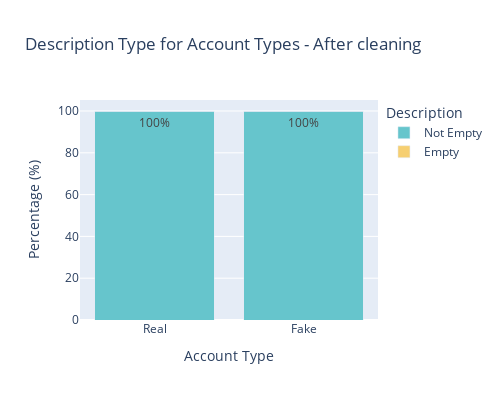

The cell this chart's notebook holds for it:
### Code cell
real_accounts = dataframe[dataframe['is_fake'] == 'real']
length_real = len(real_accounts)
fake_accounts = dataframe[dataframe['is_fake'] == 'fake']
length_fake = len(fake_accounts)

real_accounts_with_null_description = real_accounts[real_accounts['description'] == 'null']
length_real_with_null = len(real_accounts_with_null_description)
real_accounts_with_not_null_description = real_accounts[real_accounts['description'] != 'null']
length_real_without_null = len(real_accounts_with_not_null_description)
fake_accounts_with_null_description = fake_accounts[fake_accounts['description'] == 'null']
length_fake_with_null = len(fake_accounts_with_null_description)
fake_accounts_with_not_null_description = fake_accounts[fake_accounts['description'] != 'null']
length_fake_without_null = len(fake_accounts_with_not_null_description)

percentage_real = length_real/len(dataframe)
percentage_real_with_null = length_real_with_null/length_real
percentage_real_without_null = length_real_without_null/length_real
percentage_fake = length_fake/len(dataframe)
percentage_fake_with_null = length_fake_with_null/length_fake
percentage_fake_without_null = length_fake_without_null/length_fake

# Create a DataFrame for plotting
data = {
    'Account Type': ['Real', 'Real', 'Fake', 'Fake'],
    'Description': ['Not Empty', 'Empty', 'Not Empty', 'Empty'],
    'Percentage': [
        percentage_real_without_null * 100,
        percentage_real_with_null * 100,
        percentage_fake_without_null * 100,
        percentage_fake_with_null * 100
    ]
}
plot_data = pd.DataFrame(data)

# Create a stacked bar chart using Plotly Express
fig = px.bar(plot_data, x='Account Type', y='Percentage', color='Description',
             barmode='stack', labels={'Percentage': 'Percentage (%)'},color_discrete_sequence=px.colors.qualitative.Pastel,text='Percentage',
             title='Description Type for Account Types - After cleaning')
fig.update_traces(texttemplate='%{text:.0f}%', textposition='inside')
fig.update_layout(width=500, height=400)
fig.show()

### Figure 1 — Plotly figure (JSON) as saved in the notebook; plotly's stock layout.template omitted (floating-point values rounded to 4 significant figures)
{"data": [{"alignmentgroup": "True", "hovertemplate": "Description=Not Empty<br>Account Type=%{x}<br>Percentage (%)=%{text}<extra></extra>", "legendgroup": "Not Empty", "marker": {"color": "rgb(102, 197, 204)", "pattern": {"shape": ""}}, "name": "Not Empty", "offsetgroup": "Not Empty", "orientation": "v", "showlegend": true, "text": [100, 100], "textposition": "inside", "texttemplate": "%{text:.0f}%", "type": "bar", "x": ["Real", "Fake"], "xaxis": "x", "y": [100, 100], "yaxis": "y"}, {"alignmentgroup": "True", "hovertemplate": "Description=Empty<br>Account Type=%{x}<br>Percentage (%)=%{text}<extra></extra>", "legendgroup": "Empty", "marker": {"color": "rgb(246, 207, 113)", "pattern": {"shape": ""}}, "name": "Empty", "offsetgroup": "Empty", "orientation": "v", "showlegend": true, "text": [0, 0], "textposition": "inside", "texttemplate": "%{text:.0f}%", "type": "bar", "x": ["Real", "Fake"], "xaxis": "x", "y": [0, 0], "yaxis": "y"}], "layout": {"barmode": "stack", "height": 400, "legend": {"title": {"text": "Description"}, "tracegroupgap": 0}, "title": {"text": "Description Type for Account Types - After cleaning"}, "width": 500, "xaxis": {"anchor": "y", "domain": [0, 1], "title": {"text": "Account Type"}}, "yaxis": {"anchor": "x", "domain": [0, 1], "title": {"text": "Percentage (%)"}}}}
